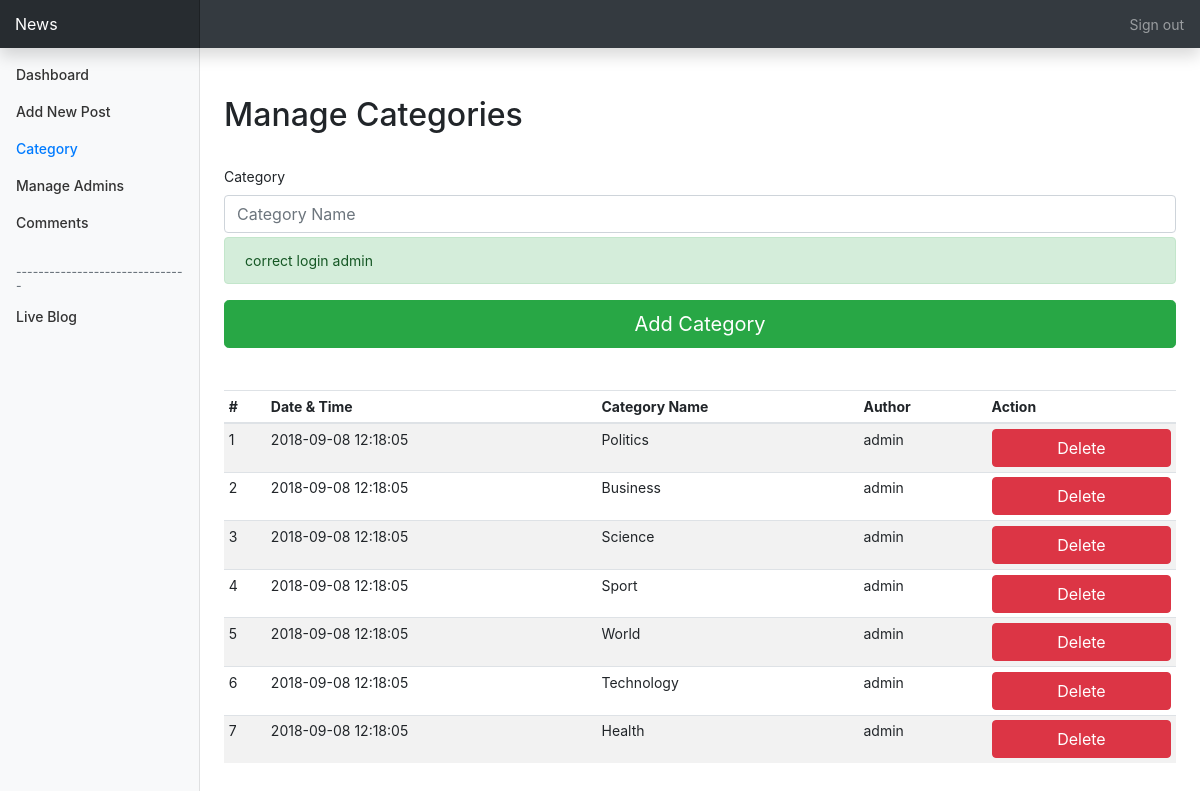
Screenshot of /Categories.php (signed in) with the database file from the repository.
### tables this page shows
CREATE TABLE `category` (
  `id` int(10) NOT NULL,
  `datetime` varchar(50) NOT NULL,
  `category` varchar(100) NOT NULL,
  `author` varchar(100) NOT NULL
);

### db/dbOperation.php (called while the page is built, shortened)
<?php
class DBOperation
{
    private $conn;
    public function __construct()
    {
        require_once 'dbConnect.php';
        $db = new DBConnect();
        $this->conn = $db->connect();
    }
    public function selectCategory()
    {
        $sql = 'SELECT * FROM `category`;';
        $stmt = $this->conn->prepare($sql);
        $stmt->execute();
        $result = $stmt->fetchAll();
        $rowCount = $stmt->rowCount();
        $finalResult = array($result, $rowCount);
        return $finalResult;
    }
}

### db/dbConnect.php (called while the page is built, shortened)
<?php
class DBConnect
{
    private $conn;
    public function connect()
    {
        try {
            $this->conn = new PDO(dsn, dbUsername, dbPassword);
        } catch (PDOException $exception) {
            echo 'Connection failed: ' . $exception->getMessage();
        }
        return $this->conn;
    }
}

### Categories.php (the view, shortened to what this page needs)
<?php require_once "./db/DBOperation.php" ?>
<?php require_once "./include/Session.php" ?>
<!doctype html>
<html lang="en">
<head>
    <link rel="stylesheet" href="css/bootstrap.min.css">
    <link href="css/css/starter-template.css" rel="stylesheet">
    <link href="css/css/dashboard.css" rel="stylesheet">
</head>
<body>
<nav class="navbar navbar-dark fixed-top bg-dark flex-md-nowrap p-0 shadow">
    <a class="navbar-brand col-sm-3 col-md-2 mr-0" href="Blog.php?page=1">News</a>
    <ul class="navbar-nav px-3">
        <li class="nav-item text-nowrap">
            <a class="nav-link" href="SignOut.php">Sign out</a>
        </li>
    </ul>
</nav>
<div class="container-fluid">
    <div class="row">
        <nav class="col-md-2 d-none d-md-block bg-light sidebar">
            <div class="sidebar-sticky">
                <ul class="nav flex-column">
                    <li class="nav-item">
                        <a class="nav-link" href="Dashboard.php">
                            Dashboard <span class="sr-only">(current)</span>
                        </a>
                    </li>
                    <li class="nav-item">
                        <a class="nav-link" href="AddNewPost.php">
                            Add New Post
                        </a>
                    </li>
                    <li class="nav-item">
                        <a class="nav-link active" href="Categories.php">
                            Category <span class="sr-only">(current)</span>
                        </a>
                    </li>
                    <li class="nav-item">
                        <a class="nav-link" href="Admins.php">
                            Manage Admins
                        </a>
                    </li>
                    <li class="nav-item">
                        <a class="nav-link" href="Comments.php">
                            Comments
                        </a>
                    </li>
                </ul>
                <h6 class="sidebar-heading d-flex justify-content-between align-items-center px-3 mt-4 mb-1 text-muted">
                    <span>------------------------------- </span>
                </h6>
                <ul class="nav flex-column mb-2">
                    <li class="nav-item">
                        <a class="nav-link" href="Blog.php?page=1">
                            Live Blog
                        </a>
                    </li>
                </ul>
            </div>
        </nav>
        <main role="main" class="col-md-9 ml-sm-auto col-lg-10 px-4 pt-lg-0">
            <div class="d-flex justify-content-between flex-wrap flex-md-nowrap align-items-center pt-3 pb-2 mb-3">
                <h1 class="h2">Manage Categories</h1>
            </div>
            <div class="col-md-8 order-md-1 mw-100 p-0">
                <form class="needs-validation " novalidate method="post" action="Categories.php">
                    <div class="mb-3">
                        <label for="category">Category</label>
                        <input type="text" class="form-control mb-1" id="category" placeholder="Category Name"
                               name="txtCategory" required>
                        <div>
                            <?php echo successMessage();
                            echo errorMessage(); ?>
                        </div>
                    </div>
                    <button class="btn btn-success btn-lg btn-block" type="submit" name="btnAddCategory">Add Category
                    </button>
                </form>
            </div>
            <br><br>
            <div class="table-responsive">
                <table class="table table-striped table-sm">
                    <thead>
                    <tr>
                        <th>#</th>
                        <th>Date & Time</th>
                        <th>Category Name</th>
                        <th>Author</th>
                        <th>Action</th>
                    </tr>
                    </thead>
                    <tbody>
                    <?php
                    $db = new dbOperation();
                    $finalResult = $db->selectCategory();
                    $result = $finalResult[0];
                    $rowCount = $finalResult[1];
                    for ($i = 0; $i < $rowCount; $i++) {
                        echo '<tr>';
                        echo '<td>' . ($i + 1) . '</td>';
                        echo '<td>' . $result[$i]['datetime'] . '</td>';
                        echo '<td>' . $result[$i]['category'] . '</td>';
                        echo '<td>' . $result[$i]['author'] . '</td>';
                        echo '<td>' . '<a href="operation/DeleteCategory.php?id=' . $result[$i]['id'] . '">'
                            . '<button class="btn btn-danger btn-block" type="submit" name="btnDeleteCategory">Delete</button>'
                            . '</a>' . '</td>';
                        echo '</tr>';
                    }
                    ?>
                    </tbody>
                </table>
            </div>
        </main>
    </div>
</div>
</body>
</html>

### css/css/starter-template.css (style rules this page uses)
body { padding-top: 5rem; }

### css/css/dashboard.css (style rules this page uses)
body { font-size: .875rem; }
.sidebar { position: fixed; top: 0; bottom: 0; left: 0; z-index: 100; padding: 48px 0 0; box-shadow: inset -1px 0 0 rgba(0, 0, 0, .1); }
.sidebar-sticky { position: relative; top: 0; height: calc(100vh - 48px); padding-top: .5rem; overflow-x: hidden; overflow-y: auto; }
.sidebar .nav-link { font-weight: 500; color: #333; }
.sidebar .nav-link.active { color: #007bff; }
.sidebar-heading { font-size: .75rem; text-transform: uppercase; }
[role="main"] { padding-top: 48px; }
.navbar-brand { padding-top: .75rem; padding-bottom: .75rem; font-size: 1rem; background-color: rgba(0, 0, 0, .25); box-shadow: inset -1px 0 0 rgba(0, 0, 0, .25); }

### rows the page displays
category: datetime "2018-09-08 12:18:05", category "Politics", author "admin"
category: datetime "2018-09-08 12:18:05", category "Business", author "admin"
category: datetime "2018-09-08 12:18:05", category "Science", author "admin"
category: datetime "2018-09-08 12:18:05", category "Sport", author "admin"
category: datetime "2018-09-08 12:18:05", category "World", author "admin"
category: datetime "2018-09-08 12:18:05", category "Technology", author "admin"
category: datetime "2018-09-08 12:18:05", category "Health", author "admin"

### other values shown
successMessage() "correct login admin"
